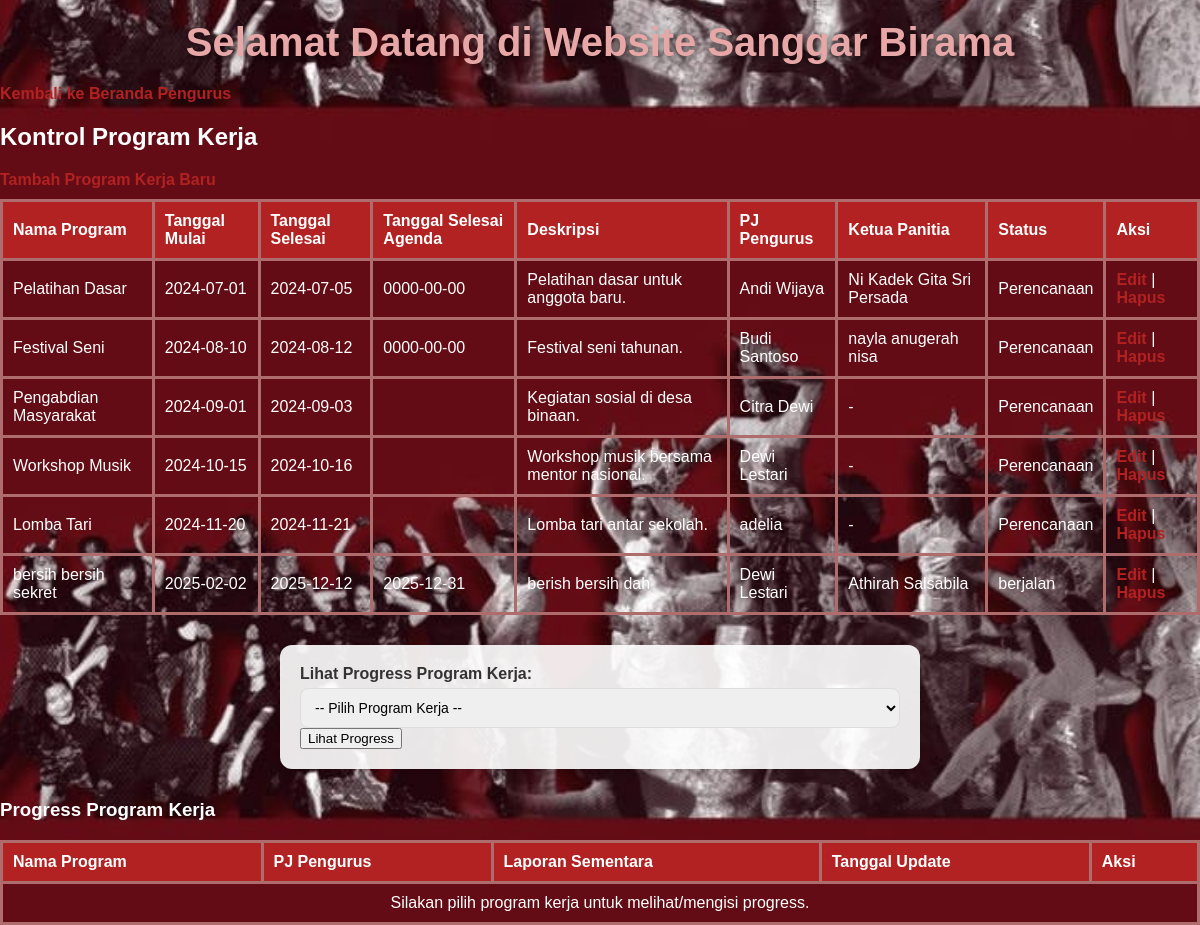
Screenshot of /app/views/kontrol_program.php (signed in) with the database file from the repository.
### tables this page shows
CREATE TABLE `program_kerja` (
  `id` int(11) NOT NULL,
  `nama_program` varchar(255) NOT NULL,
  `tanggal_mulai` date NOT NULL,
  `tanggal_selesai` date NOT NULL,
  `deskripsi` text DEFAULT NULL,
  `pj_pengurus` int(11) DEFAULT NULL,
  `ketua_panitia` int(11) DEFAULT NULL,
  `status` varchar(50) DEFAULT NULL,
  `tanggal_selesai_agenda` date DEFAULT NULL
);

CREATE TABLE `pengurus` (
  `id_pengurus` int(11) NOT NULL,
  `nama_pengurus` text NOT NULL,
  `nim` varchar(20) NOT NULL,
  `angkatan` int(10) NOT NULL,
  `jabatan` text NOT NULL,
  `kontak` int(20) NOT NULL
);

CREATE TABLE `anggota` (
  `id` int(11) NOT NULL,
  `nama` varchar(100) NOT NULL,
  `nra` varchar(20) NOT NULL,
  `angkatan` int(4) NOT NULL,
  `user_id` int(11) NOT NULL
);

### app/views/kontrol_program.php (the view, shortened to what this page needs)
<?php
require_once __DIR__ . '/../config/config.php';
$stmt = $mysqli->prepare("
    SELECT pk.id, pk.nama_program, pk.tanggal_mulai, pk.tanggal_selesai, pk.deskripsi,
           pk.pj_pengurus, pengurus.nama_pengurus,
           pk.ketua_panitia, anggota.nama AS nama_ketua,
           pk.status, pk.tanggal_selesai_agenda
    FROM program_kerja pk
    LEFT JOIN pengurus ON pk.pj_pengurus = pengurus.id_pengurus
    LEFT JOIN anggota ON pk.ketua_panitia = anggota.id
");
$stmt->execute();
$program_result = $stmt->get_result();
$filter_program = isset($_GET['filter_program']) ? intval($_GET['filter_program']) : 0;
$progress_sql = "
    SELECT p.id, p.id_program, pk.nama_program, p.laporan, p.tanggal_update, pengurus.nama_pengurus
    FROM progress_proker p
    JOIN program_kerja pk ON p.id_program = pk.id
    LEFT JOIN pengurus ON pk.pj_pengurus = pengurus.id_pengurus
";
$progress_sql .= " ORDER BY p.tanggal_update DESC";
$progress_result = $mysqli->query($progress_sql);
?>
<?php include __DIR__ . '/header.php'; ?>
<a href="beranda_pengurus.php">Kembali ke Beranda Pengurus</a>
<h2>Kontrol Program Kerja</h2>
<a href="tambah_program.php">Tambah Program Kerja Baru</a>
<table border="1">
    <tr>
        <th>Nama Program</th>
        <th>Tanggal Mulai</th>
        <th>Tanggal Selesai</th>
        <th>Tanggal Selesai Agenda</th>
        <th>Deskripsi</th>
        <th>PJ Pengurus</th>
        <th>Ketua Panitia</th>
        <th>Status</th>
        <th>Aksi</th>
    </tr>
    <?php while ($program = $program_result->fetch_assoc()) { ?>
        <tr>
            <td><?= htmlspecialchars($program["nama_program"]); ?></td>
            <td><?= htmlspecialchars($program["tanggal_mulai"]); ?></td>
            <td><?= htmlspecialchars($program["tanggal_selesai"]); ?></td>
            <td><?= htmlspecialchars($program["tanggal_selesai_agenda"]); ?></td>
            <td><?= htmlspecialchars($program["deskripsi"]); ?></td>
            <td><?= htmlspecialchars($program["nama_pengurus"] ?? '-'); ?></td>
            <td><?= htmlspecialchars($program["nama_ketua"] ?? '-'); ?></td>
            <td>
                <?php if (strtolower($program["status"]) == "on progress") { ?>
                    <a href="#progress-proker" style="color:green;">On Progress</a>
                <?php } else { ?>
                    <?= htmlspecialchars($program["status"]); ?>
                <?php } ?>
            </td>
            <td>
                <a href="edit_program.php?id=<?= $program["id"]; ?>">Edit</a> |
                <a href="hapus_program.php?id=<?= $program["id"]; ?>" onclick="return confirm('Yakin ingin menghapus program ini?');">Hapus</a>
            </td>
        </tr>
    <?php } ?>
</table>
<form method="GET" action="#progress-proker" style="margin-top:30px;">
    <label for="filter_program"><b>Lihat Progress Program Kerja:</b></label>
    <select name="filter_program" id="filter_program" required>
        <option value="">-- Pilih Program Kerja --</option>
    </select>
    <button type="submit">Lihat Progress</button>
</form>
<h3 id="progress-proker" style="margin-top:30px;">Progress Program Kerja</h3>
<table border="1">
    <tr>
        <th>Nama Program</th>
        <th>PJ Pengurus</th>
        <th>Laporan Sementara</th>
        <th>Tanggal Update</th>
        <th>Aksi</th>
    </tr>
    <?php
    if ($filter_program) {
        if ($progress_result && $progress_result->num_rows > 0) {
            while ($progress = $progress_result->fetch_assoc()) { ?>
                <tr>
                    <td><?= htmlspecialchars($progress["nama_program"]); ?></td>
                    <td><?= htmlspecialchars($progress["nama_pengurus"] ?? '-'); ?></td>
                    <td><?= nl2br(htmlspecialchars($progress["laporan"])); ?></td>
                    <td><?= htmlspecialchars($progress["tanggal_update"]); ?></td>
                    <td>
                        <a href="edit_progress.php?id=<?= $progress["id"]; ?>">Edit</a>
                    </td>
                </tr>
            <?php }
        } else {
            $stmt_prog = $mysqli->prepare("
                SELECT pk.nama_program, pengurus.nama_pengurus
                FROM program_kerja pk
                LEFT JOIN pengurus ON pk.pj_pengurus = pengurus.id_pengurus
                WHERE pk.id=?
            ");
            $stmt_prog->bind_param('i', $filter_program);
            $stmt_prog->execute();
            $stmt_prog->bind_result($nama_program, $nama_pengurus);
            if ($stmt_prog->fetch()) { ?>
                <tr>
                    <td><?= htmlspecialchars($nama_program); ?></td>
                    <td><?= htmlspecialchars($nama_pengurus ?? '-'); ?></td>
                    <td colspan="2" style="text-align:center;">Belum ada progress. Silakan <a href="edit_progress.php?id_program=<?= $filter_program; ?>">isi progress</a>.</td>
                    <td>
                        <a href="edit_progress.php?id_program=<?= $filter_program; ?>">Tambah Progress</a>
                    </td>
                </tr>
            <?php }
            $stmt_prog->close();
        }
    } else { ?>
        <tr>
            <td colspan="5" style="text-align:center;">Silakan pilih program kerja untuk melihat/mengisi progress.</td>
        </tr>
    <?php } ?>
</table>

### public/css/style.css (style rules this page uses)
body { margin: 0; font-family: Arial, sans-serif; background: linear-gradient(to bottom, #8B0000, #B22222); color: #fff; }
table { width: 100%; border-collapse: collapse; margin-top: 10px; }
table, th, td { border: 3px solid #af6c6c; }
th, td { padding: 10px; text-align: left; }
th { background-color: #B22222; color: white; }
a { color: #B22222; font-weight: bold; text-decoration: none; }
form { max-width: 600px; margin: 20px auto; padding: 20px; background: linear-gradient(to bottom, #ffffff, #f9f9f9); border-radius: 12px; box-shadow: 0 4px 8px rgba(0, 0, 0, 0.2); font-family: Arial, sans-serif; }
label { display: block; font-weight: bold; margin-bottom: 5px; color: #333; }
input[type="text"], input[type="email"], input[type="tel"], input[type="number"], input[type="date"], input[type="time"], textarea, select { width: 100%; padding: 10px; border: 1px solid #ddd; border-radius: 8px; font-size: 14px; font-family: Arial, sans-serif; box-sizing: border-box; transition: all 0.3s ease; }
form { background: rgba(255, 255, 255, 0.9); padding: 20px; border-radius: 12px; box-shadow: 0 2px 4px rgba(0, 0, 0, 0.1); max-width: 600px; margin: 20px auto; }

### rows the page displays
program_kerja: nama_program "Pelatihan Dasar", tanggal_mulai "2024-07-01", tanggal_selesai "2024-07-05", tanggal_selesai_agenda "0000-00-00", deskripsi "Pelatihan dasar untuk anggota baru.", pj_pengurus.nama_pengurus "Andi Wijaya", ketua_panitia.nama "Ni Kadek Gita Sri Persada", status "Perencanaan"
program_kerja: nama_program "Festival Seni", tanggal_mulai "2024-08-10", tanggal_selesai "2024-08-12", tanggal_selesai_agenda "0000-00-00", deskripsi "Festival seni tahunan.", pj_pengurus.nama_pengurus "Budi Santoso", ketua_panitia.nama "nayla anugerah nisa", status "Perencanaan"
program_kerja: nama_program "Pengabdian Masyarakat", tanggal_mulai "2024-09-01", tanggal_selesai "2024-09-03", deskripsi "Kegiatan sosial di desa binaan.", pj_pengurus.nama_pengurus "Citra Dewi", nama_ketua "-", status "Perencanaan"
program_kerja: nama_program "Workshop Musik", tanggal_mulai "2024-10-15", tanggal_selesai "2024-10-16", deskripsi "Workshop musik bersama mentor nasional.", pj_pengurus.nama_pengurus "Dewi Lestari", nama_ketua "-", status "Perencanaan"
program_kerja: nama_program "Lomba Tari", tanggal_mulai "2024-11-20", tanggal_selesai "2024-11-21", deskripsi "Lomba tari antar sekolah.", pj_pengurus.nama_pengurus "adelia", nama_ketua "-", status "Perencanaan"
program_kerja: nama_program "bersih bersih sekret", tanggal_mulai "2025-02-02", tanggal_selesai "2025-12-12", tanggal_selesai_agenda "2025-12-31", deskripsi "berish bersih dah", pj_pengurus.nama_pengurus "Dewi Lestari", ketua_panitia.nama "Athirah Salsabila", status "berjalan"
